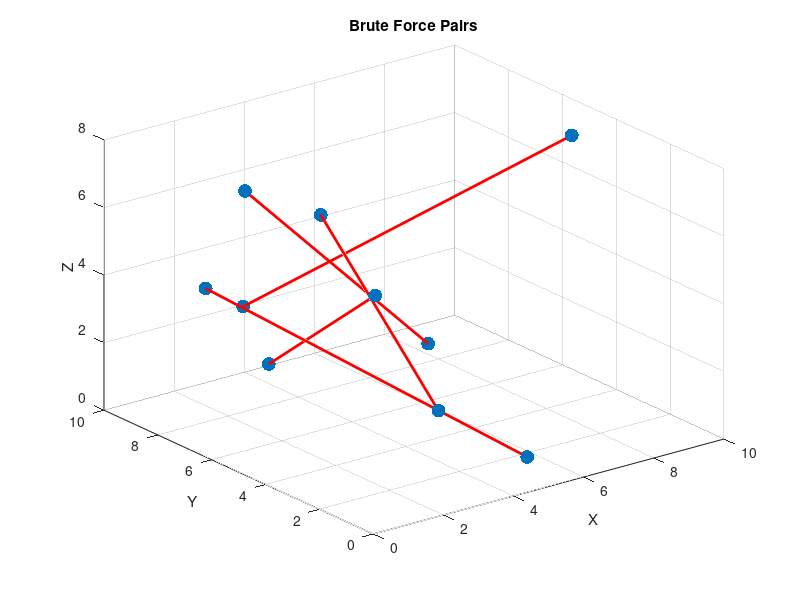

MATLAB code for this plot:
%plan:
%- make 10 random points
%- sort these 10 points relative to origin (1 closest)
%- make brute force pairing O(n!!) with points
%- all pairing functions
%- show brute force pairs on graph
%- show results in command window
%- HELPER FUNCTIONS
%- all NOMA helper functions
%- tot dist for this pairing set
%- generates all unique pairings (brute force) recursively

function NOMA()
    numPoints = 10;
    xRange = 10;
    yRange = 10;
    zRange = 10;
    
    %make random points
    x = rand(1, numPoints) * xRange;
    y = rand(1, numPoints) * yRange;
    z = rand(1, numPoints) * zRange;
    points = [x; y; z]';

    %sort these 10 points relative to origin (1 closest)
    dist = sqrt(sum(points.^2, 2));
    [~, sortedIndices] = sort(dist);
    points = points(sortedIndices, :);

    %make brute force pairing O(n!!) with points
    pointIndices = 1:numPoints;
    pairings = makePairings(pointIndices);
    maxTotDist = -inf;
    bestPairs = [];
    %get total distances
    for i = 1:length(pairings)
        pairingSet = pairings{i};
        %pairings has [Set 1], [Set 2], etc. which we got from makeParings
        %pairing set is [Set i] = [1 3; 2 5; 4 6], for example
        totDist = calcTotDist(pairingSet, points);
        %update best pairing
        if totDist > maxTotDist
            maxTotDist = totDist;
            bestPairs = pairingSet;
        end
    end

    %- all pairing functions
    DNOMA = DNOMAPairing(numPoints);
    totDistDNOMA = calcTotDist(DNOMA, points);
    
    DNLUPA = DNLUPAPairing(numPoints);
    totDistDNLUPA = calcTotDist(DNLUPA, points);
    
    MUG = MUGPairing(numPoints);
    totDistMUG = calcTotDist(MUG, points);

    [LCG, DEC] = LCG_DECPairing(points);
    totDistLCG = calcTotDist(LCG, points);
    totDistDEC = calcTotDist(DEC, points);
    
    %show brute force pairs on graph
    figure;
    scatter3(points(:,1), points(:,2), points(:,3), 100, 'filled');
    hold on;
    for j = 1:size(bestPairs, 1)
        idx1 = bestPairs(j, 1);
        idx2 = bestPairs(j, 2);
        plot3([points(idx1,1), points(idx2,1)], [points(idx1,2), points(idx2,2)], [points(idx1,3), points(idx2,3)], 'r-', 'LineWidth', 2);
    end
    xlabel('X'); ylabel('Y'); zlabel('Z');
    title('Brute Force Pairs');
    grid on;
    
    %show results in command window
    disp('Brute Force Set O(n!!):');
    disp(bestPairs);
    disp(['Max Total Distance: ', num2str(maxTotDist)]);

    disp('D-NOMA Set O(n log n):');
    disp(DNLUPA);
    disp(['Total Distance: ', num2str(totDistDNOMA)]);

    disp('D-NLUPA Set O(n log n):');
    disp(DNLUPA);
    disp(['Total Distance: ', num2str(totDistDNLUPA)]);

    disp(' ');
    disp('MUG Set O(n):');
    disp(MUG);
    disp(['Total Distance: ', num2str(totDistMUG)]);
    
    disp(' ');
    disp('LCG Set O(nlogn):');
    disp(LCG);
    disp(['Total Distance: ', num2str(totDistLCG)]);
    
    disp(' ');
    disp('DEC Set O(nlogn):');
    disp(DEC);
    disp(['Total Distance: ', num2str(totDistDEC)]);
    
    disp(' ');
    disp(['How much better is Brute Force Compared to D-NOMA? ', num2str(maxTotDist - totDistDNOMA)]);
    disp(['How much better is Brute Force Compared to D-NLUPA? ', num2str(maxTotDist - totDistDNLUPA)]);
    disp(['How much better is Brute Force Compared to MUG? ', num2str(maxTotDist - totDistMUG)]);
    disp(['How much better is Brute Force Compared to LCG? ', num2str(maxTotDist - totDistLCG)]);
    disp(['How much better is Brute Force Compared to DEC? ', num2str(maxTotDist - totDistDEC)]);
    disp(['The higher the numbers, the more effective the brute force algorithm is compared to predicted cases.'])
end

%HELPER FUNCTIONS

%all NOMA functions
function pairs = DNOMAPairing(N)
    %divide into 4 groups
    %FNN (First Nearest Near)
    g1 = 1:floor(N/4);
    %SNN (Second Nearest Near)
    g2 = (floor(N/4)+1):floor(N/2);
    %FFF (First Farthest Far)
    g3 = (floor(N/2)+1):floor(3*N/4);
    %SFF (Second Farthest Far)
    g4 = (floor(3*N/4)+1:N);
    
    %pair g1 with g3 (odd)
    oddPairs = [];
    len = min(length(g1), length(g3));
    for i = 1:len
        oddPairs = [oddPairs; g1(i), g3(i)];
    end
    
    %pair g2 with g4 (even)
    evenPairs = [];
    len = min(length(g2), length(g4));
    for i = 1:len
        evenPairs = [evenPairs; g2(i), g4(i)];
    end
    pairs = [oddPairs; evenPairs]; %combine
end

function pairs = DNLUPAPairing(N)
    %divide into 2 groups
    group1 = 1:floor(N/2);
    group2 = (floor(N/2)+1):N;
    
    %pair first in g1 with last in g2 etc
    pairs = [];
    for i = 1:length(group1)
        pairs = [pairs; group1(i), group2(end-i+1)];
    end
end

function pairs = MUGPairing(N)
    %appx MUG by pairing close indices
    pairs = [];
    for i = 1:2:N-1
        pairs = [pairs; i, i+1];
    end
    %if odd, last point pairs with nearest available earlier point
    if mod(N,2) ~= 0
        pairs(end,2) = N;
    end
end

function [LCG, DEC] = LCG_DECPairing(points)
    N = size(points, 1);
    % LCG, greedy sort by tot dist
    [~, order] = sort(sqrt(sum(points.^2, 2)));
    LCG = [];
    for i = 1:2:N-1
        LCG = [LCG; order(i), order(i+1)];
    end
    % DEC, alternating strongest and weakest
    [~, strong] = sort(points(:,1) + points(:,2) + points(:,3), 'descend');
    [~, weak] = sort(points(:,1) + points(:,2) + points(:,3), 'ascend');
    DEC = [];
    for i = 1:N/2
        DEC = [DEC; strong(i), weak(i)];
    end
end

%tot dist for this pairing set
function totDist = calcTotDist(pairingSet, points)
    totDist = 0;
    for j = 1:size(pairingSet, 1) %[1 3; 2 5; 4 6] = 3 loops
        idx1 = pairingSet(j, 1); %[1 3] => 1
        idx2 = pairingSet(j, 2); %[1 3] => 3
        p1 = points(idx1, :); %1 => p1 = [2.5, 4.0]
        p2 = points(idx2, :); %3 => p2 = [5.7, 7.8]
        dist = norm(p1 - p2); %sqrt((x1-x2)^2+(y1-y^2))
        totDist = totDist + dist;
    end
end

%generates all unique pairings (brute force) recursively
function pairings = makePairings(indices) %(n-1)!! ways to form pairs = O(n!!) complexity
    if isempty(indices) %base case
        pairings = {[]};
        return;
    end

    pairings = {};
    first = indices(1);
    for i = 2:length(indices) %loop over all possible choices for pairing with first
        second = indices(i);
        remaining = indices([2:i-1, i+1:end]); %exclude 1 2, get remaining
        subPairings = makePairings(remaining); %all possible pairings with remaining (recursive)
        for j = 1:length(subPairings) %each pair from recursion
            pairing = [[first, second]; subPairings{j}]; %get [1 3; 2 5; 4 6] like example above
            pairings{end+1} = pairing; %save this set to list of all possible pairings [Set 1], [Set 2], etc.
        end
    end
end
